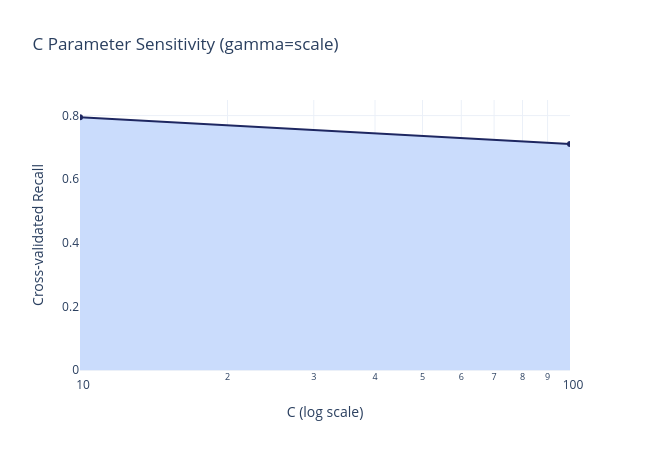

Write notebook code for a chart like this one.
### Markdown cell above
---
## 6. C Parameter Sensitivity

### Code cell
# Sweep C values while keeping gamma fixed at best value
best_gamma = grid.best_params_['clf__gamma']
best_C = grid.best_params_['clf__C']
C_values = [10, 100]
c_results = []

for c_val in C_values:
    svm_temp = Pipeline([
        ("prep", prep_linear),
        ("clf", SVC(
            kernel="rbf", C=c_val, gamma=best_gamma,
            class_weight="balanced",
            probability=False,
            random_state=RANDOM_STATE
        )),
    ])
    scores = cross_val_score(svm_temp, X_train, y_train, cv=StratifiedKFold(n_splits=3, shuffle=True, random_state=RANDOM_STATE), scoring="recall")
    c_results.append({
        "C": c_val,
        "mean_recall": scores.mean(),
        "std_recall": scores.std(),
    })

df_c = pd.DataFrame(c_results)

fig_c = go.Figure()
fig_c.add_trace(go.Scatter(
    x=df_c['C'], y=df_c['mean_recall'],
    mode="lines+markers",
    name="Mean Recall (3-fold CV)",
    line=dict(color=COLORS["navy"], width=2),
    marker=dict(size=6),
    fill="tozeroy",
    fillcolor=COLORS["ice"],
))
fig_c.update_xaxes(type="log")
fig_c.update_layout(
    title=f"C Parameter Sensitivity (gamma={best_gamma})",
    xaxis_title="C (log scale)",
    yaxis_title="Cross-validated Recall",
    height=450, width=650,
)
fig_c.show()
save_chart(fig_c, MODEL_SLUG, "c_parameter_sensitivity")

### Figure 1 — Plotly figure (JSON) as saved in the notebook; plotly's stock layout.template omitted (floating-point values rounded to 4 significant figures)
{"data": [{"fill": "tozeroy", "fillcolor": "#CADCFC", "line": {"color": "#1E2761", "width": 2}, "marker": {"size": 6}, "mode": "lines+markers", "name": "Mean Recall (3-fold CV)", "type": "scatter", "x": [10, 100], "y": [0.7949, 0.7108]}], "layout": {"height": 450, "title": {"text": "C Parameter Sensitivity (gamma=scale)"}, "width": 650, "xaxis": {"title": {"text": "C (log scale)"}, "type": "log"}, "yaxis": {"title": {"text": "Cross-validated Recall"}}}}
